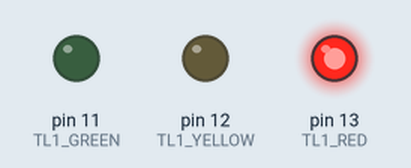
This sketch was run on a simulated Arduino Uno, built with avr-gcc and run on an emulated ATmega328P. Shown: output pins drawn as LEDs (lit = HIGH).

Above: at 2.5 s.
At 5.2 s:
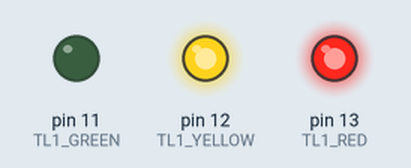
At 9.0 s:
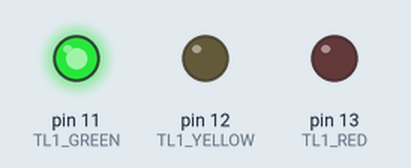
At 12.2 s:
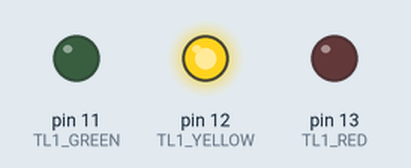
Timing chart, 0 to 17.6 s (numbered marks = the images above):
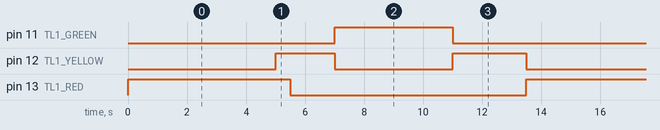

Measured:
- by itself, pin 11 (TL1_GREEN): alternates HIGH for 4.0 s and LOW for 9.5 s
- by itself, pin 12 (TL1_YELLOW): repeats every 13.5 s: LOW 4.0 s, HIGH 2.5 s, LOW 5.0 s, HIGH 2.0 s
- by itself, pin 13 (TL1_RED): alternates HIGH for 5.5 s and LOW for 8.0 s

The sketch:

TrafficLights.ino
```cpp
#define TL1_RED 13
#define TL1_YELLOW 12
#define TL1_GREEN 11
#define BASE 100

void setup() {
  pinMode(TL1_RED, OUTPUT);
  pinMode(TL1_YELLOW, OUTPUT);
  pinMode(TL1_GREEN, OUTPUT);
}

void loop() {
  digitalWrite(TL1_RED, HIGH);
  delay(50*BASE);

  digitalWrite(TL1_YELLOW, HIGH);
  delay(5*BASE);
  digitalWrite(TL1_RED, LOW);
  delay(15*BASE);
  digitalWrite(TL1_YELLOW, LOW);

  digitalWrite(TL1_GREEN, HIGH);
  delay(40*BASE);
  digitalWrite(TL1_GREEN, LOW);

  digitalWrite(TL1_YELLOW, HIGH);
  delay(25*BASE);
  digitalWrite(TL1_YELLOW, LOW);

}
```
